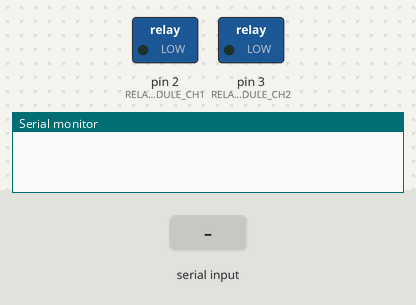
Simulated run of this sketch. Board: Arduino Mega 2560, built with avr-gcc and run on an emulated ATmega2560. Shown: switched loads named in the sketch (green lamp = pin HIGH), the last lines printed to the serial monitor. Inputs (shaded band) come from the test bench.

Above: at 1.2 s.
1.3 s: "30,150\n" received over the second serial link
At 2.4 s:
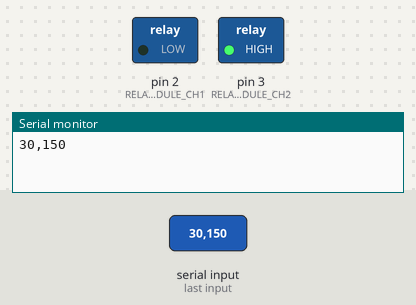
2.8 s: "90,45\n" received over the second serial link
At 3.4 s:
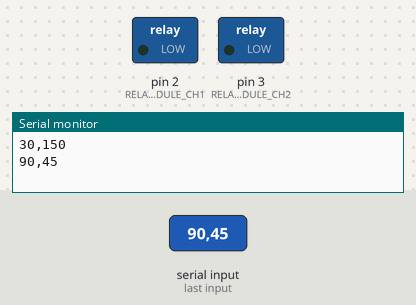
5.8 s: "200\n" received over the second serial link
At 6.8 s:
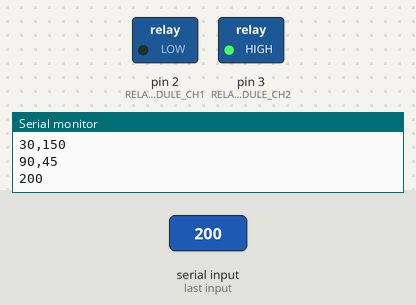
Timing chart, 0 to 8.3 s (numbered marks = the images above; inputs shaded):
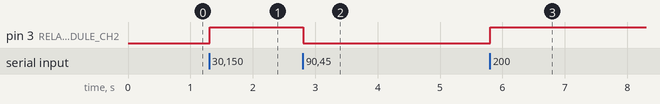

The sketch:

rev-0002-b1.ino
```cpp
// Define pin numbers for TCS TUS-100 sensor
const int TUS_100_CONN_RX = 10;
const int TUS_100_CONN_TX = 11;

// Define pin numbers for 2-channel relay module
const int RELAY_MODULE_CH1 = 2;
const int RELAY_MODULE_CH2 = 3;

// Define thresholds for air pollution, CO, LP, temperature, humidity, NH3, CO2, H2S, CH4, CO, NO, NO2, NOx, and SO2
int air_pollution_threshold = 200;
int co_threshold = 100;
int lp_threshold = 50;
int temperature_threshold = 25;
int humidity_threshold = 50;
int nh3_threshold = 100;
int co2_threshold = 500;
int h2s_threshold = 20;
int ch4_threshold = 100;
int no_threshold = 50;
int no2_threshold = 20;
int nox_threshold = 30;
int so2_threshold = 20;

// Define sensitivity factors for each parameter
float air_pollution_sensitivity = 1.0;
float co_sensitivity = 1.0;
float lp_sensitivity = 1.0;
float temperature_sensitivity = 1.0;
float humidity_sensitivity = 1.0;
float nh3_sensitivity = 1.0;
float co2_sensitivity = 1.0;
float h2s_sensitivity = 1.0;
float ch4_sensitivity = 1.0;
float no_sensitivity = 1.0;
float no2_sensitivity = 1.0;
float nox_sensitivity = 1.0;
float so2_sensitivity = 1.0;

void setup() {
  // Initialize serial communication for TCS TUS-100 sensor
  Serial.begin(9600);
  Serial1.begin(9600);

  // Initialize pin modes for relay module
  pinMode(RELAY_MODULE_CH1, OUTPUT);
  pinMode(RELAY_MODULE_CH2, OUTPUT);

  // Turn off relay module
  digitalWrite(RELAY_MODULE_CH1, LOW);
  digitalWrite(RELAY_MODULE_CH2, LOW);
}

void loop() {
  // Read data from TCS TUS-100 sensor
  if (Serial1.available() > 0) {
    String sensor_data = Serial1.readStringUntil('\n');
    Serial.println(sensor_data);

    // Extract sensor values from string and apply sensitivity factors
    int air_pollution = (int)(getValue(sensor_data, ',', 0) * air_pollution_sensitivity);
    int co = (int)(getValue(sensor_data, ',', 1) * co_sensitivity);
    int lp = (int)(getValue(sensor_data, ',', 2) * lp_sensitivity);
    int temperature = (int)(getValue(sensor_data, ',', 3) * temperature_sensitivity);
    int humidity = (int)(getValue(sensor_data, ',', 4) * humidity_sensitivity);
    int nh3 = (int)(getValue(sensor_data, ',', 5) * nh3_sensitivity);
    int co2 = (int)(getValue(sensor_data, ',', 6) * co2_sensitivity);
    int h2s = (int)(getValue(sensor_data, ',', 7) * h2s_sensitivity);
    int ch4 = (int)(getValue(sensor_data, ',', 8) * ch4_sensitivity);
    int no = (int)(getValue(sensor_data, ',', 9) * no_sensitivity);
    int no2 = (int)(getValue(sensor_data, ',', 10) * no2_sensitivity);
    int nox = (int)(getValue(sensor_data, ',', 11) * nox_sensitivity);
    int so2 = (int)(getValue(sensor_data, ',', 12) * so2_sensitivity);

    // Check sensor values against thresholds and activate/deactivate relay module channels accordingly
    if (air_pollution > air_pollution_threshold) {
      digitalWrite(RELAY_MODULE_CH1, HIGH);
    } else {
      digitalWrite(RELAY_MODULE_CH1, LOW);
    }

    if (co > co_threshold) {
      digitalWrite(RELAY_MODULE_CH2, HIGH);
    } else {
      digitalWrite(RELAY_MODULE_CH2, LOW);
    }
  }
}

int getValue(String data, char separator, int index) {
  int found = 0;
  int strIndex[] = {0, -1};
  int maxIndex = data.length()-1;

  for (int i=0; i<=maxIndex && found<=index; i++){
    if (data.charAt(i)==separator || i==maxIndex){
      found++;
      strIndex[0] = strIndex[1]+1;
      strIndex[1] = (i == maxIndex) ? i+1 : i;
    }
  }
  return data.substring(strIndex[0], strIndex[1]).toInt();
}
```

Measured:
- after the input at 1.3 s, pin 3 (RELAY_MODULE_CH2): LOW → HIGH at once
- after the input at 2.8 s, pin 3 (RELAY_MODULE_CH2): HIGH → LOW at once
- after the input at 5.8 s, pin 3 (RELAY_MODULE_CH2): LOW → HIGH at once
